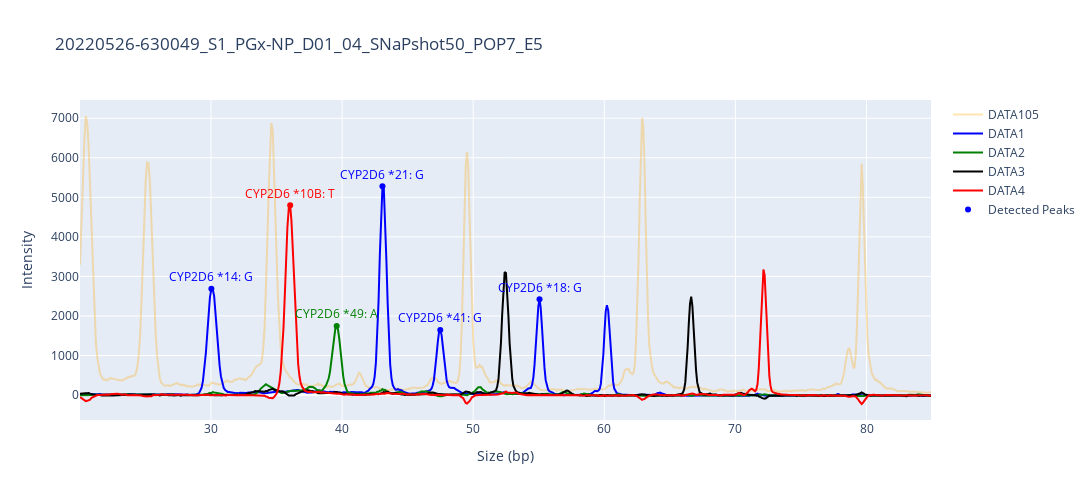
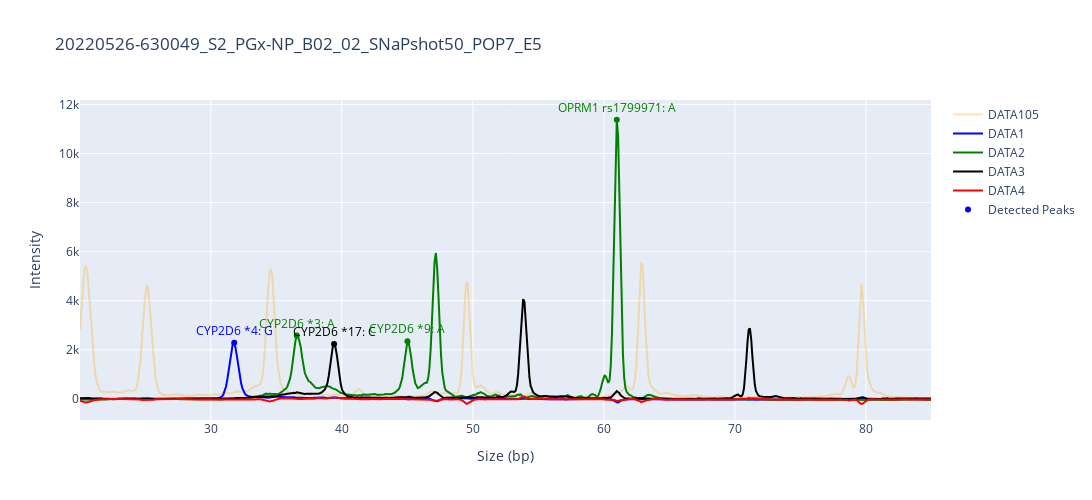
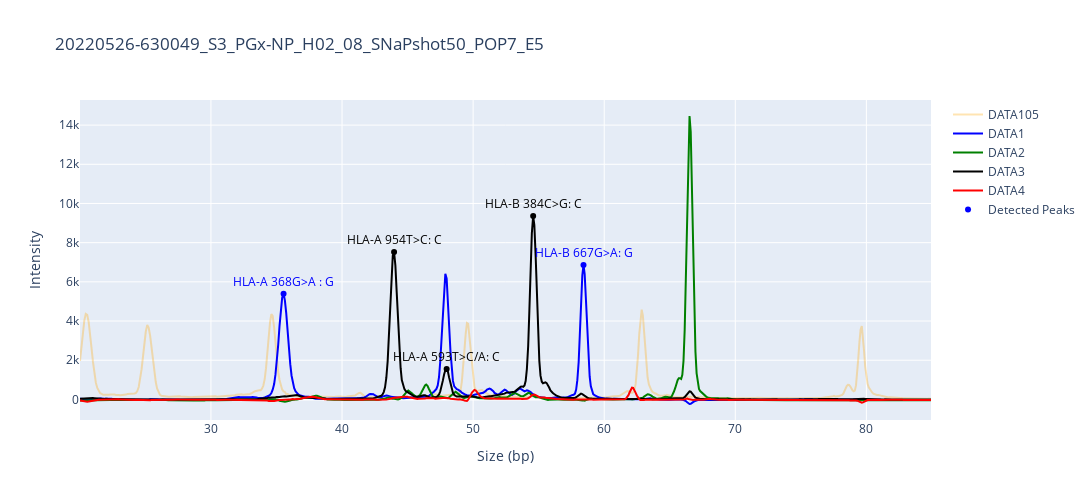
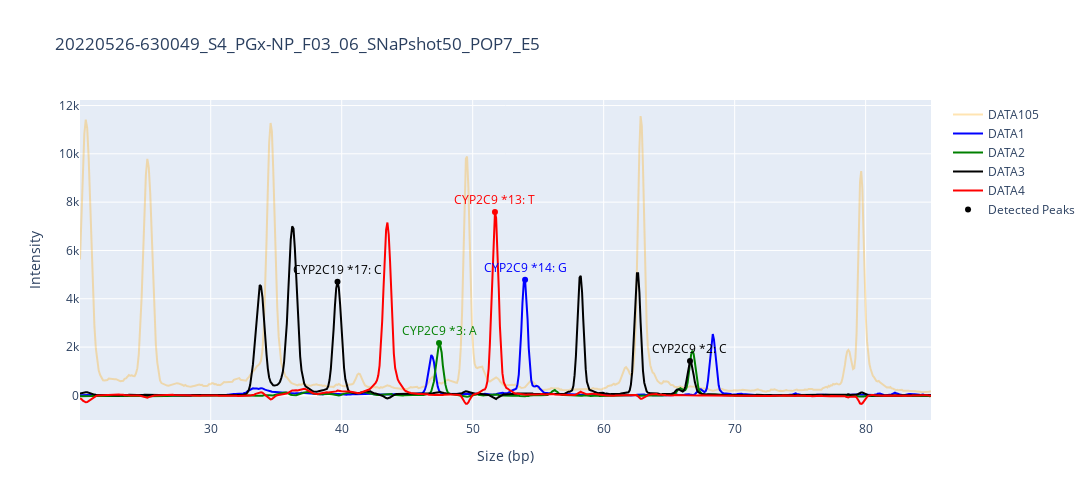

Here is the notebook cell these charts were saved with, in order:
### Code cell
g, d, p = call_by_sample('20220526-630049', qc_plot=True)

### Figure 1 — Plotly figure (JSON) as saved in the notebook; plotly's stock layout.template omitted (floating-point values rounded to 4 significant figures; data arrays with more than 128 entries replaced by an {"elided": "..."} marker saying what was removed)
{"data": [{"line": {"color": "orange"}, "mode": "lines", "name": "DATA105", "opacity": 0.3, "textfont": {"color": ["blue", "red", "green", "blue", "blue", "blue"]}, "textposition": "top center", "type": "scatter", "x": {"elided": "676 float values"}, "y": {"elided": "676 int values"}}, {"line": {"color": "blue"}, "mode": "lines", "name": "DATA1", "opacity": 1, "textfont": {"color": ["blue", "red", "green", "blue", "blue", "blue"]}, "textposition": "top center", "type": "scatter", "x": {"elided": "676 float values"}, "y": {"elided": "676 int values"}}, {"line": {"color": "green"}, "mode": "lines", "name": "DATA2", "opacity": 1, "textfont": {"color": ["blue", "red", "green", "blue", "blue", "blue"]}, "textposition": "top center", "type": "scatter", "x": {"elided": "676 float values"}, "y": {"elided": "676 int values"}}, {"line": {"color": "black"}, "mode": "lines", "name": "DATA3", "opacity": 1, "textfont": {"color": ["blue", "red", "green", "blue", "blue", "blue"]}, "textposition": "top center", "type": "scatter", "x": {"elided": "676 float values"}, "y": {"elided": "676 int values"}}, {"line": {"color": "red"}, "mode": "lines", "name": "DATA4", "opacity": 1, "textfont": {"color": ["blue", "red", "green", "blue", "blue", "blue"]}, "textposition": "top center", "type": "scatter", "x": {"elided": "676 float values"}, "y": {"elided": "676 int values"}}, {"marker": {"color": ["blue", "red", "green", "blue", "blue", "blue"]}, "mode": "markers+text", "name": "Detected Peaks", "text": ["CYP2D6 *14: G", "CYP2D6 *10B: T", "CYP2D6 *49: A", "CYP2D6 *21: G", "CYP2D6 *41: G", "CYP2D6 *18: G"], "textfont": {"color": ["blue", "red", "green", "blue", "blue", "blue"]}, "textposition": "top center", "type": "scatter", "x": [30.03, 36.04, 39.59, 43.08, 47.49, 55.06], "y": [2690, 4797, 1746, 5277, 1647, 2420]}], "layout": {"autosize": false, "height": 500, "title": {"text": "20220526-630049_S1_PGx-NP_D01_04_SNaPshot50_POP7_E5"}, "width": 1500, "xaxis": {"title": {"text": "Size (bp)"}}, "yaxis": {"title": {"text": "Intensity"}}}}

### Figure 2 — Plotly figure (JSON) as saved in the notebook; plotly's stock layout.template omitted (floating-point values rounded to 4 significant figures; data arrays with more than 128 entries replaced by an {"elided": "..."} marker saying what was removed)
{"data": [{"line": {"color": "orange"}, "mode": "lines", "name": "DATA105", "opacity": 0.3, "textfont": {"color": ["blue", "green", "black", "green", "green"]}, "textposition": "top center", "type": "scatter", "x": {"elided": "673 float values"}, "y": {"elided": "673 int values"}}, {"line": {"color": "blue"}, "mode": "lines", "name": "DATA1", "opacity": 1, "textfont": {"color": ["blue", "green", "black", "green", "green"]}, "textposition": "top center", "type": "scatter", "x": {"elided": "673 float values"}, "y": {"elided": "673 int values"}}, {"line": {"color": "green"}, "mode": "lines", "name": "DATA2", "opacity": 1, "textfont": {"color": ["blue", "green", "black", "green", "green"]}, "textposition": "top center", "type": "scatter", "x": {"elided": "673 float values"}, "y": {"elided": "673 int values"}}, {"line": {"color": "black"}, "mode": "lines", "name": "DATA3", "opacity": 1, "textfont": {"color": ["blue", "green", "black", "green", "green"]}, "textposition": "top center", "type": "scatter", "x": {"elided": "673 float values"}, "y": {"elided": "673 int values"}}, {"line": {"color": "red"}, "mode": "lines", "name": "DATA4", "opacity": 1, "textfont": {"color": ["blue", "green", "black", "green", "green"]}, "textposition": "top center", "type": "scatter", "x": {"elided": "673 float values"}, "y": {"elided": "673 int values"}}, {"marker": {"color": ["blue", "green", "black", "green", "green"]}, "mode": "markers+text", "name": "Detected Peaks", "text": ["CYP2D6 *4: G", "CYP2D6 *3: A", "CYP2D6 *17: C", "CYP2D6 *9: A", "OPRM1 rs1799971: A"], "textfont": {"color": ["blue", "green", "black", "green", "green"]}, "textposition": "top center", "type": "scatter", "x": [31.79, 36.56, 39.41, 45.01, 60.99], "y": [2285, 2582, 2240, 2355, 11375]}], "layout": {"autosize": false, "height": 500, "title": {"text": "20220526-630049_S2_PGx-NP_B02_02_SNaPshot50_POP7_E5"}, "width": 1500, "xaxis": {"title": {"text": "Size (bp)"}}, "yaxis": {"title": {"text": "Intensity"}}}}

### Figure 3 — Plotly figure (JSON) as saved in the notebook; plotly's stock layout.template omitted (floating-point values rounded to 4 significant figures; data arrays with more than 128 entries replaced by an {"elided": "..."} marker saying what was removed)
{"data": [{"line": {"color": "orange"}, "mode": "lines", "name": "DATA105", "opacity": 0.3, "textfont": {"color": ["blue", "black", "black", "black", "blue"]}, "textposition": "top center", "type": "scatter", "x": {"elided": "677 float values"}, "y": {"elided": "677 int values"}}, {"line": {"color": "blue"}, "mode": "lines", "name": "DATA1", "opacity": 1, "textfont": {"color": ["blue", "black", "black", "black", "blue"]}, "textposition": "top center", "type": "scatter", "x": {"elided": "677 float values"}, "y": {"elided": "677 int values"}}, {"line": {"color": "green"}, "mode": "lines", "name": "DATA2", "opacity": 1, "textfont": {"color": ["blue", "black", "black", "black", "blue"]}, "textposition": "top center", "type": "scatter", "x": {"elided": "677 float values"}, "y": {"elided": "677 int values"}}, {"line": {"color": "black"}, "mode": "lines", "name": "DATA3", "opacity": 1, "textfont": {"color": ["blue", "black", "black", "black", "blue"]}, "textposition": "top center", "type": "scatter", "x": {"elided": "677 float values"}, "y": {"elided": "677 int values"}}, {"line": {"color": "red"}, "mode": "lines", "name": "DATA4", "opacity": 1, "textfont": {"color": ["blue", "black", "black", "black", "blue"]}, "textposition": "top center", "type": "scatter", "x": {"elided": "677 float values"}, "y": {"elided": "677 int values"}}, {"marker": {"color": ["blue", "black", "black", "black", "blue"]}, "mode": "markers+text", "name": "Detected Peaks", "text": ["HLA-A 368G>A : G", "HLA-A 954T>C: C", "HLA-A 593T>C/A: C", "HLA-B 384C>G: C", "HLA-B 667G>A: G"], "textfont": {"color": ["blue", "black", "black", "black", "blue"]}, "textposition": "top center", "type": "scatter", "x": [35.54, 43.97, 47.98, 54.58, 58.42], "y": [5398, 7519, 1557, 9358, 6864]}], "layout": {"autosize": false, "height": 500, "title": {"text": "20220526-630049_S3_PGx-NP_H02_08_SNaPshot50_POP7_E5"}, "width": 1500, "xaxis": {"title": {"text": "Size (bp)"}}, "yaxis": {"title": {"text": "Intensity"}}}}

### Figure 4 — Plotly figure (JSON) as saved in the notebook; plotly's stock layout.template omitted (floating-point values rounded to 4 significant figures; data arrays with more than 128 entries replaced by an {"elided": "..."} marker saying what was removed)
{"data": [{"line": {"color": "orange"}, "mode": "lines", "name": "DATA105", "opacity": 0.3, "textfont": {"color": ["black", "green", "red", "blue", "black"]}, "textposition": "top center", "type": "scatter", "x": {"elided": "673 float values"}, "y": {"elided": "673 int values"}}, {"line": {"color": "blue"}, "mode": "lines", "name": "DATA1", "opacity": 1, "textfont": {"color": ["black", "green", "red", "blue", "black"]}, "textposition": "top center", "type": "scatter", "x": {"elided": "673 float values"}, "y": {"elided": "673 int values"}}, {"line": {"color": "green"}, "mode": "lines", "name": "DATA2", "opacity": 1, "textfont": {"color": ["black", "green", "red", "blue", "black"]}, "textposition": "top center", "type": "scatter", "x": {"elided": "673 float values"}, "y": {"elided": "673 int values"}}, {"line": {"color": "black"}, "mode": "lines", "name": "DATA3", "opacity": 1, "textfont": {"color": ["black", "green", "red", "blue", "black"]}, "textposition": "top center", "type": "scatter", "x": {"elided": "673 float values"}, "y": {"elided": "673 int values"}}, {"line": {"color": "red"}, "mode": "lines", "name": "DATA4", "opacity": 1, "textfont": {"color": ["black", "green", "red", "blue", "black"]}, "textposition": "top center", "type": "scatter", "x": {"elided": "673 float values"}, "y": {"elided": "673 int values"}}, {"marker": {"color": ["black", "green", "red", "blue", "black"]}, "mode": "markers+text", "name": "Detected Peaks", "text": ["CYP2C19 *17: C", "CYP2C9 *3: A", "CYP2C9 *13: T", "CYP2C9 *14: G", "CYP2C9 *2: C"], "textfont": {"color": ["black", "green", "red", "blue", "black"]}, "textposition": "top center", "type": "scatter", "x": [39.68, 47.43, 51.7, 54, 66.59], "y": [4704, 2168, 7587, 4790, 1426]}], "layout": {"autosize": false, "height": 500, "title": {"text": "20220526-630049_S4_PGx-NP_F03_06_SNaPshot50_POP7_E5"}, "width": 1500, "xaxis": {"title": {"text": "Size (bp)"}}, "yaxis": {"title": {"text": "Intensity"}}}}
